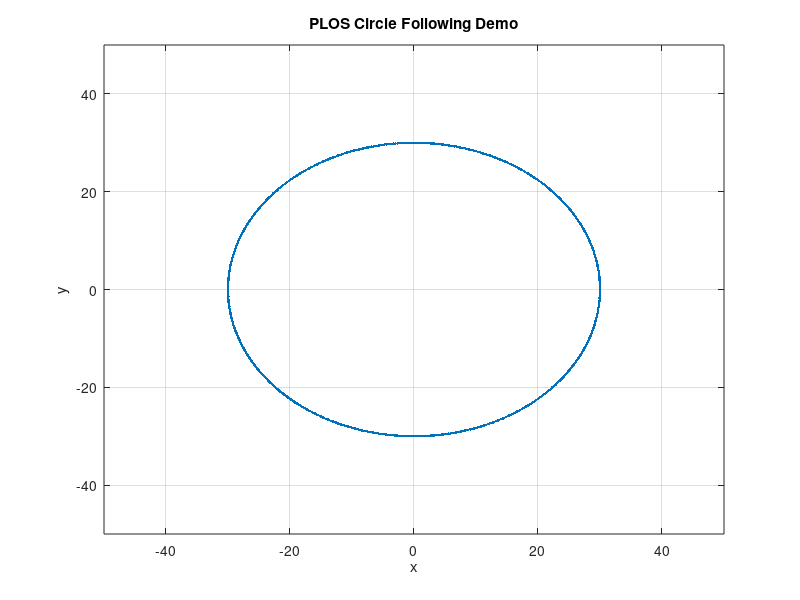

Write the MATLAB code that produced this figure. (Note: this script raises an error after producing the figure.)
clear,clc,close all

% Initialize the UAV
x_usv = 45;
y_usv = 0;
v_usv = 4;
h_usv = pi/2;
delta_t = 1;

% Define vessel shape
x_shape = [0,0.3,0.7,1,0.5,0,-0.5,-1,-0.7,-0.3,0];
y_shape = [6,4.6,2,0,-1.2,-2,-1.2,0,2,4.6,6];
scale = 1;
[m_shape, n_shape] = size(x_shape);

% Initialize the straight line path
center_x = 0;
center_y = 0;
radius = 30;

theta = 0:0.01:2*pi;
circle_x = center_x + radius*cos(theta);
circle_y = center_y + radius*sin(theta);
plot(circle_x,circle_y,'.')
hold on

% Set the guidance algorithm parameter
k1 = 1;
k2 = 0.1;
circle_direction = -1;

% Initialize the plot
xlim([-50 50])
ylim([-50 50])
hold on
xlabel('x')
ylabel('y')
title('PLOS Circle Following Demo')

hold on
grid on


% The mission loop
for i = 1:1000
    x_usv = x_usv + v_usv * cos(h_usv) * delta_t;
    y_usv = y_usv + v_usv * sin(h_usv) * delta_t;
    
    %% PLOS circle guidance algorithm
    p = [x_usv, y_usv];
    center = [center_x, center_y];
    d = norm(p-center) - radius;
    
    theta = atan2(y_usv - center_y, x_usv - center_x);
    if theta<0
        theta = theta+2*pi;
    end
    if circle_direction==1
        theta_p = theta + pi/2;
        h_desired_usv = k1*(theta_p-h_usv) + k2*d + h_usv;
    elseif circle_direction==-1
        theta_p = theta - pi/2;
        h_desired_usv = k1*(theta_p-h_usv) - k2*d + h_usv;
    end

    if h_desired_usv < 0
        h_desired_usv = h_desired_usv + 2*pi;
    end
    
    h_usv = h_desired_usv;
    
    % Plot the usv
    [x_usv_plot, y_usv_plot, H, G] = draw_kayaka(x_shape,y_shape,x_usv,y_usv,scale, h_usv);
    pause(0.1)
    delete(H)
    delete(G)
end
